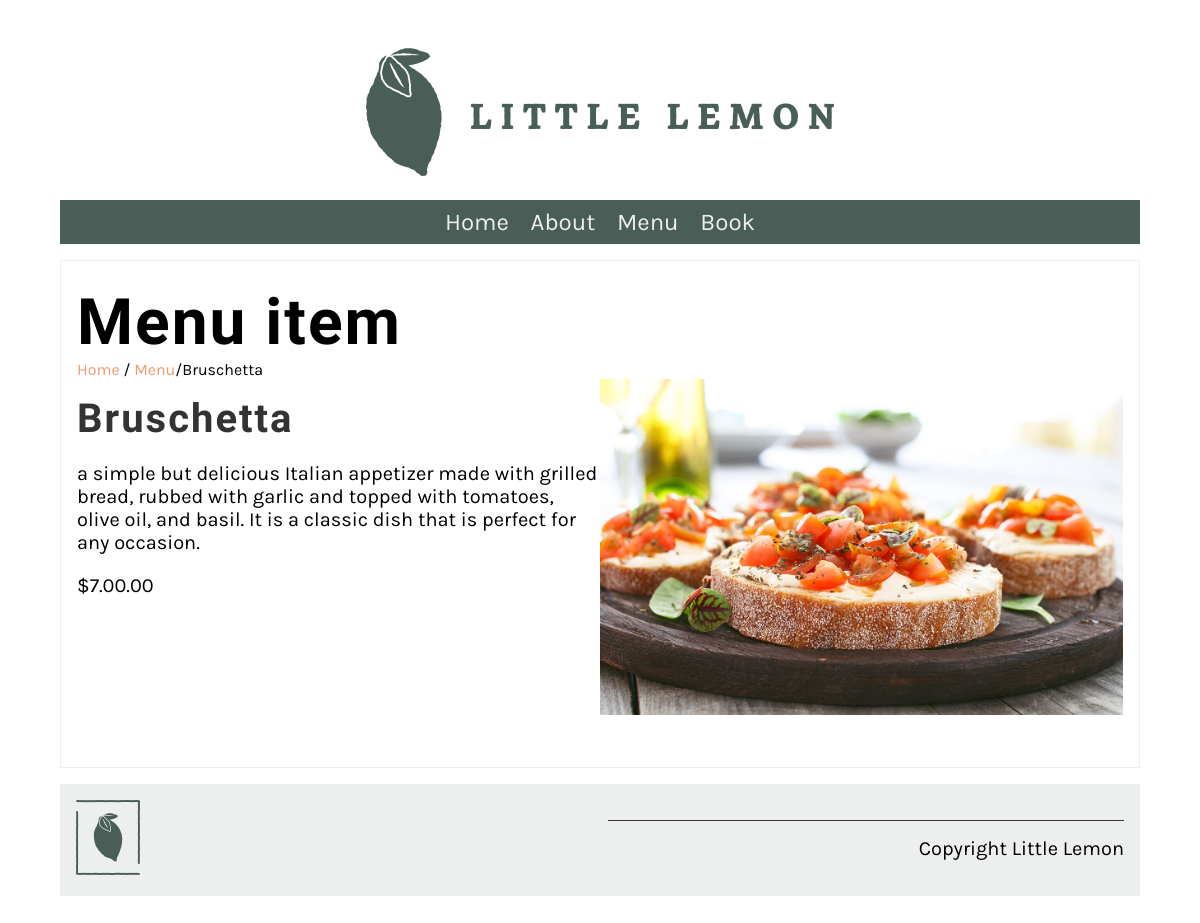
The app's page /menu_item/5/ with its own data.
### restaurant/models.py (models this page shows, shortened)
class Menu(models.Model):
   name = models.CharField(max_length=200)
   price = models.DecimalField(max_digits=6, decimal_places=2)
   inventory = models.SmallIntegerField(default=0)
   menu_item_description = models.CharField(max_length=1000, default='')
   category = models.ForeignKey('Category', on_delete = models.PROTECT, default = 1)
   menu_of_the_day = models.BooleanField(default=False)

### restaurant/views.py (the view)
# urls.py: path('menu_item/<int:pk>/', views.display_menu_items, name='menu_item'),
def display_menu_items(request, pk=None):
    if pk:
        menu_item = Menu.objects.get(pk=pk)
    else:
        menu_item = ""
    return render(request, 'menu_item.html', {'menu_item':menu_item})

### restaurant/templates/menu_item.html
{% extends 'base.html' %} {% load static %} {% block content %}
<section>
  <article>
    <h1>Menu item</h1>
    <span>
      <a href="{% url 'home' %}">Home</a> /
      <a href="{% url 'menu' %}">Menu</a>/{{ menu_item.name }}
    </span>
    <div class="row">
      <div class="column">
        <h2>
          {{ menu_item.name }}
        </h2>
        <p>
          {{ menu_item.menu_item_description }}
        </p>
        <p>
          ${{ menu_item.price }}.00
        </p>
      </div>
      <div class="column">
        <img
          src="/restaurant/static/img/menu_items/{{menu_item.name}}.jpg"
          alt="{{ menu_item.name}}"
        />
      </div>
    </div>
  </article>
</section>
{% endblock %}

### restaurant/static/css/style.css (style rules this page uses)
body { font-family: 'Karla', sans-serif; margin-top: 3rem; margin-bottom: 3rem; margin-left: 5%; margin-right: 5%; }
h1, h2, h3, h4, h5, h6 { font-family: 'Markazi Text', serif; letter-spacing: 2px;; }
h1 { font-size: 4rem; margin-top: 1.5rem; margin-bottom: 0; }
h2 { font-size: 2.5rem; color: #333333; margin:1rem 0; }
p, ul { font-size: 1.25rem;; }
a { color: #EE9972; text-decoration: none; }
section { display: flex; gap: 2rem 1rem; margin-top: 1rem; margin-bottom: 1rem; flex-direction: row; }
article { flex:1; }
article img { max-width: 100%; }
main article { border: 1px solid #EDEFEE; padding-left: 1rem; padding-right: 1rem; }
.row { display: flex; flex-direction: row; width: 100%; padding-bottom: 1rem; }
.column { flex-basis: 50%; margin-bottom: 1rem; padding-bottom: 1rem; }

### records on screen
Menu: name "Bruschetta", menu_item_description "a simple but delicious Italian appetizer made with grilled bread, rubbed with garlic and topped with tomatoes, olive oil, and basil. It is a classic dish that is perfect for any occasion.", price "7.00", name (picture)
